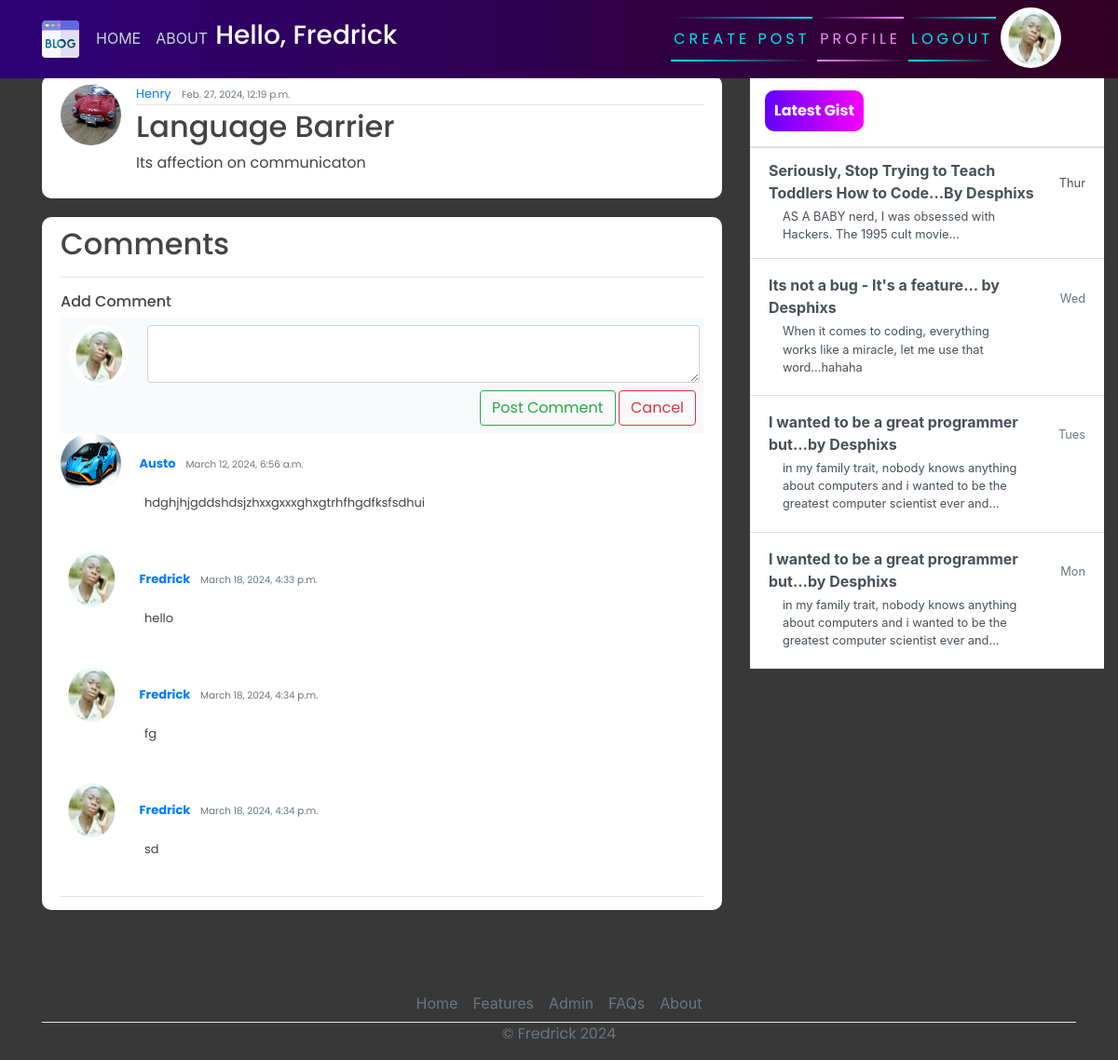
/post/6/ (signed in), run on the app's committed database.
### users/models.py (models this page shows, shortened)
class Profile(models.Model):
    user = models.OneToOneField(User, on_delete=models.CASCADE)
    image = models.ImageField(default='default.jpg', upload_to='profile_pics')

### blog/models.py (models this page shows, shortened)
class Post(models.Model):
    title = models.CharField(max_length=200)
    content = models.TextField()
    date_posted = models.DateTimeField(default=timezone.now)
    author = models.ForeignKey(User, on_delete=models.CASCADE)

class Comment(models.Model):
    post = models.ForeignKey(Post, on_delete=models.CASCADE, related_name='comments')
    author = models.ForeignKey(User, on_delete=models.CASCADE)
    content = models.TextField()
    date_posted  = models.DateTimeField(auto_now_add=True)

### blog/views.py (the view)
# urls.py: path('post/<int:pk>/',PostDetailView.as_view(), name="blog-detail"),
class PostDetailView(LoginRequiredMixin,DetailView):
	model = Post

### blog/templates/blog/post_detail.html (shortened to what this page needs)
{% extends 'blog/base.html' %}
{% block content %}
  <article class="media content-section">
    <img class="rounded-circle article-img" src="{{ object.author.profile.image.url }}" alt="">
    <div class="media-body">
      <div class="article-metadata">
        <a class="mr-2" href="#">{{ object.author }}</a>
        <small class="text-muted">{{ object.date_posted }}</small>
      </div>
      <h2><a class="article-title" href="">{{ object.title }}</a></h2>
      <p class="article-content">{{ object.content }}</p>
    </div>
    <br>
  </article>
{% endblock content %}
{% block comment %}
  <article class="media content-section">
    <div class="media-body">
      <div class="article-metadata">
        <h2> Comments</h2>
        <hr>
         <h6>Add Comment</h6>
          <div class="bg-light p-2">
            <div class="d-flex flex-row align-items-start">
              <img class="rounded-circle article-img" src="{{request.user.profile.image.url }}" alt="">
              <form action="{% url 'add_comment' pk=post.pk %}" method="post" style="width:100%;">
                <textarea class="form-control ml-1 shadow-none textarea" name="content"></textarea>
                <div class="mt-2 text-right">
                  <input class="btn btn-outline-success"  type="submit" value="Post Comment" ></input>
                 <a href="{% url 'post_detail' pk=post.pk %}" class="btn btn-outline-danger">Cancel</a>
                </div>
              </form>
            </div>
          </div>
          {% for comment in post.comments.all %}
            <div class="comment">
              <img class="rounded-circle article-img" src="{{ comment.author.profile.image.url }}" alt="">
              <strong>
                <a class="mr-2" href="#">{{ comment.author }}</a>
                <small class="text-muted">{{ comment.date_posted }}</small>
              </strong>
              <p class="article-content" style="margin-left: 90px;">{{ comment.content }}</p>
            </div>
            <br>
          {% endfor %}
      </div>
    </div>
  </article>
{% endblock %}
{% block Gist %}
  <div class="d-flex flex-column align-items-stretch flex-shrink-0 bg-white" style="width: 380px;" style="padding-top: 120px;">
    <a id="list-group" style="text-decoration: none;" href="" class="d-flex align-items-center flex-shrink-0 p-3 link-dark text-decoration-none border-bottom">
      <span class="fs-5 fw-semibold" id="gist-btn">Latest Gist</span>
    </a>
    <div class="list-group list-group-flush border-bottom scrollarea">
      <a href="#" class="list-group-item list-group-item-action  lh-tight" aria-current="true">
        <div class="d-flex w-100 align-items-center justify-content-between">
          <strong class="mb-1">Seriously, Stop Trying to Teach Toddlers How to Code...By Desphixs
        </strong>
          <small>Thur</small>
        </div>
        <div class="col-10 mb-1 small">AS A BABY nerd, I was obsessed with Hackers. The 1995 cult movie... </div>
      </a>
      <a href="#" class="list-group-item list-group-item-action py-3 lh-tight">
        <div class="d-flex w-100 align-items-center justify-content-between">
          <strong class="mb-1">Its not a bug - It's a feature... by Desphixs</strong>
          <small class="text-muted">Wed</small>
        </div>
        <div class="col-10 mb-1 small">When it comes to coding, everything works like a miracle, let me use that word...hahaha</div>
      </a>
      <a href="#" class="list-group-item list-group-item-action py-3 lh-tight">
        <div class="d-flex w-100 align-items-center justify-content-between">
          <strong class="mb-1">I wanted to be a great programmer but...by Desphixs</strong>
          <small class="text-muted">Tues</small>
        </div>
        <div class="col-10 mb-1 small">in my family trait, nobody knows anything about computers and i wanted to be the greatest computer scientist ever and...</div>
      </a>
       <a href="#" class="list-group-item list-group-item-action py-3 lh-tight">
        <div class="d-flex w-100 align-items-center justify-content-between">
          <strong class="mb-1">I wanted to be a great programmer but...by Desphixs</strong>
          <small class="text-muted">Mon</small>
        </div>
        <div class="col-10 mb-1 small">in my family trait, nobody knows anything about computers and i wanted to be the greatest computer scientist ever and...</div>
      </a>
    </div>
  </div>
{% endblock %}

### blog/templates/blog/base.html (shortened to what this page needs)
{% load static %}
<!DOCTYPE html>
<html>
<head>
    <link rel="stylesheet" href="https://maxcdn.bootstrapcdn.com/bootstrap/4.0.0/css/bootstrap.min.css">
    <link rel="stylesheet" href="{% static 'blog/main.css' %}">
</head>
<body>
    <header class="site-header">
      <nav class="navbar navbar-expand-md navbar-dark bg-steel fixed-top">
        <div class="container">
          <div class="collapse navbar-collapse" id="navbarToggle">
            <div class="navbar-nav mr-auto">
                {% if user.is_authenticated %}
              <a class="nav-item nav-link" href="{% url 'blog-home' %}">HOME</a>
              <a class="nav-item nav-link" href="{% url 'blog-about' %}">ABOUT</a>
               <div class="user-info">
                  <h3 id="user-greeting" style="color: white; display: flex;">Hello, {{request.user}}</h3>
                </div>
            </div>
            <div class="navbar-nav">
              <a href="{% url 'blog-new' %}" id="auth-links">
                <span></span>
                <span></span>
                Create Post
              </a>
              <a href="{% url 'profile' %}" id="auth-links">
                <span></span>
                <span></span>
                Profile
              </a>
              <a href="{% url 'logout' %}" id="auth-links">
                <span></span>
                <span></span>
                Logout
              </a>
                <img class="rounded-circle article-img" src="{{request.user.profile.image.url }}" alt="">
                {% endif %}
            </div>
          </div>
        </div>
      </nav>
    </header>
    <main role="main" class="container">
      <div class="row">
          <div class="col-md-8">
          </div>
        <div class="col-md-8">
           {% block content %}{% endblock %}
           {%block comment%}{% endblock %}
        </div>
        <div class="col-md-4">
          <div class="content-sectionw">
            {% block Gist %}{% endblock %}
          </div>
        </div>
      </div>
        <footer class="" >
          <ul class="nav justify-content-center border-bottom"  style="margin-top: 60px;">
            <li class="nav-item"><a href="{% url 'blog-home' %}" class="nav-link px-2 text-muted">Home</a></li>
            <li class="nav-item"><a href="#" class="nav-link px-2 text-muted">Features</a></li>
            <li class="nav-item"><a href="admin/" class="nav-link px-2 text-muted">Admin</a></li>
            <li class="nav-item"><a href="#" class="nav-link px-2 text-muted">FAQs</a></li>
            <li class="nav-item"><a href="{% url 'blog-about' %}" class="nav-link px-2 text-muted">About</a></li>
          </ul>
          <p class="text-center text-muted">&copy; Fredrick 2024</p>
        </footer>
    </main>
</body>
</html>

### blog/static/blog/main.css (style rules this page uses)
body { background-color: rgb(56, 56, 56); margin-top: 5rem; background-size: contain; background-repeat: no-repeat; }
h1, h2, h3, h4, h5, h6, p { color: #444444; font-family: 'Poppins', sans-serif; }
ul { margin: 0; }
.bg-steel { background: linear-gradient(270deg, rgb(49, 0, 33) 0%, rgb(46, 0, 119) 100%); }
.site-header .navbar-nav .nav-link { color: #cbd5db; }
.content-section { background: #ffffff; padding: 10px 20px; border-radius: 10px; margin-bottom: 20px; }
.article-title { color: #444444; }
.article-content { white-space: pre-line; }
.article-img { height: 65px; width: 65px; margin-right: 16px; }
.article-metadata { font-family: 'Poppins', sans-serif; padding-bottom: 1px; margin-bottom: 4px; font-size: 13px; border-bottom: 1px solid #e3e3e3 }
svg { width: 50px; height: 50px; }
#auth-links { font-family: 'Poppins', sans-serif; position: relative; display: inline-block; padding: 12px 3px; margin: 10px 0; color: #03e9f4; text-decoration: none; text-transform: uppercase; transition: 0.5s; letter-spacing: 4px; overflow: hidden; margin-right: 5px; }
#auth-links:nth-child(2) { filter: hue-rotate(110deg); }
#auth-links span { position: absolute; display: block; }
#auth-links span:nth-child(1) { top: 0; left: 0; width: 100%; height: 2px; background: linear-gradient(90deg,transparent,#03e9f4); animation: animate1 1s linear infinite; }
#auth-links span:nth-child(3) { bottom: 0; right: 0; width: 100%; height: 2px; background: linear-gradient(270deg,transparent,#03e9f4); animation: animate3 1s linear infinite; animation-delay: 0.50s; }
#gist-btn { color: black; background: linear-gradient(270deg, rgb(247, 0, 255) 0%, rgb(98, 0, 255) 100%); padding: 10px; color: white; font-family: 'Poppins', sans-serif; font-weight: bold; border-radius: 10px; }
.comment { margin-bottom: 20px; }

### data on the page
Post: author.profile.image (picture), author "Henry", date_posted "Feb. 27, 2024, 12:19 p.m.", title "Language Barrier", content "Its affection on communicaton"
Comment: author.profile.image (picture), author "Austo", date_posted "March 12, 2024, 6:56 a.m.", content "hdghjhjgddshdsjzhxxgxxxghxgtrhfhgdfksfsdhui"
Comment: author.profile.image (picture), author "Fredrick", date_posted "March 18, 2024, 4:33 p.m.", content "hello"
Comment: author.profile.image (picture), author "Fredrick", date_posted "March 18, 2024, 4:34 p.m.", content "fg"
Comment: author.profile.image (picture), author "Fredrick", date_posted "March 18, 2024, 4:34 p.m.", content "sd"

### other printed values
{{ request.user }} "Fredrick"
